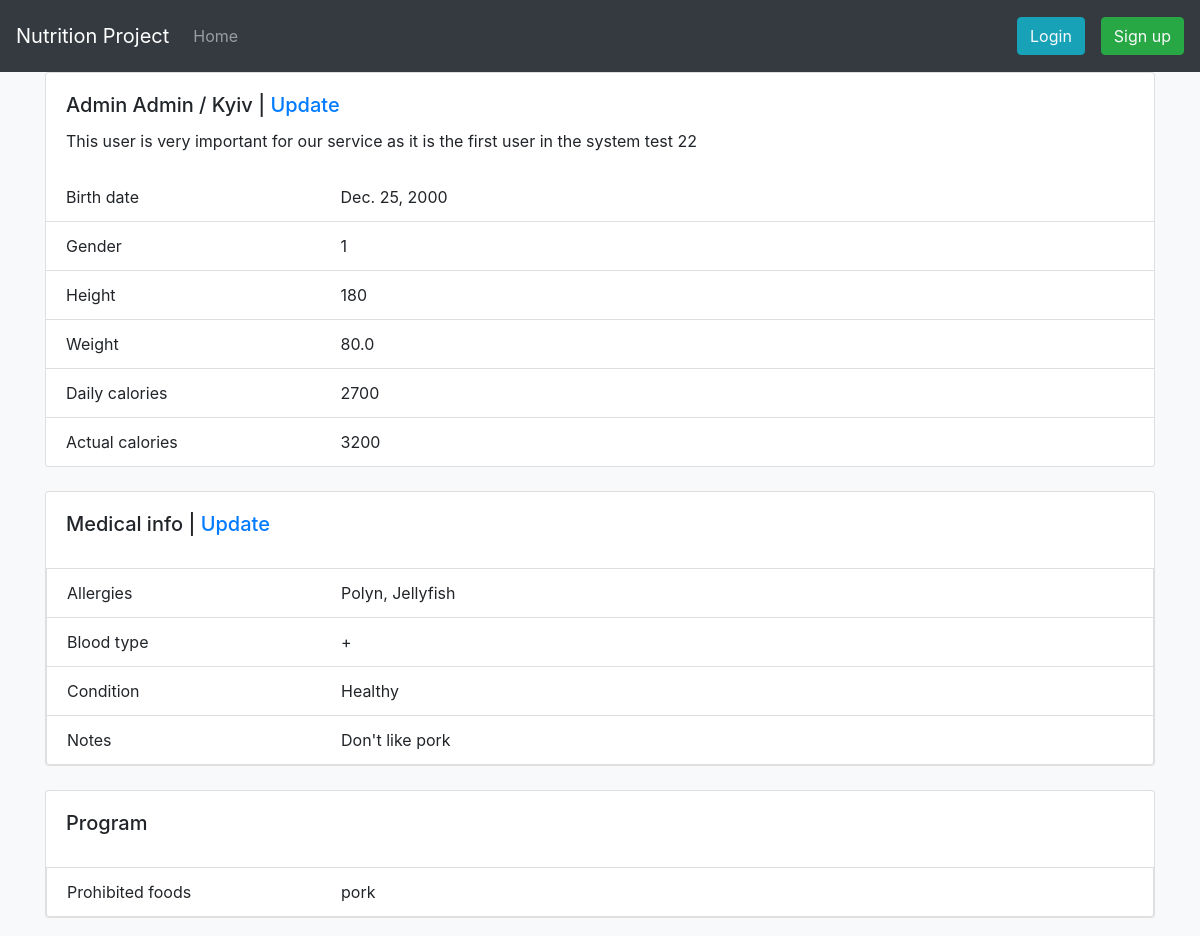
Screenshot of /nutrition/1/ with the database file from the repository.
### nutrition/models.py (models this page shows, shortened)
class Profile(models.Model):
    user = models.OneToOneField(User, on_delete=models.CASCADE)
    medical_info = models.OneToOneField(MedicalInfo, on_delete=models.CASCADE)
    bio = models.TextField(max_length=500, blank=True)
    location = models.CharField(max_length=30, blank=True)
    birth_date = models.DateField(null=True, blank=True)
    gender = models.IntegerField(choices=GENDER_CHOICES)
    height = models.IntegerField()
    weight = models.FloatField()
    daily_calories = models.IntegerField()
    actual_calories = models.IntegerField()
    program = models.ForeignKey('Program', on_delete=models.SET_NULL, null=True, blank=True)

class MedicalInfo(models.Model):
    blood_type = models.CharField(choices=BLOOD_TYPE_CHOICES, max_length=20)
    allergies = models.CharField(max_length=120)
    notes = models.CharField(max_length=120)
    condition = models.CharField(max_length=120)

class Program(models.Model):
    name = models.CharField(max_length=50, blank=True, null=True, default="Program")
    formula = models.IntegerField()
    ration = models.CharField(max_length=120)
    duration = models.DurationField()
    calories = models.IntegerField()
    prohibitedFoods = models.CharField(max_length=120)
    training = models.IntegerField()
    water = models.FloatField()
    time_of_sleep = models.IntegerField()
    activity = models.IntegerField()

### nutrition/views.py (the view)
# urls.py: path('<int:pk>/', ProfileDetailView.as_view(), name='profile-detail'),
class ProfileDetailView(generic.DetailView):
    model = Profile

### templates/nutrition/profile_detail.html
{% extends 'base.html' %}
{% block content %}
    <div class="card">
        <div class="card-body">
            <h5 class="card-title">
                {{ object.user.get_full_name }} / {{ object.location }}
                | <span><a href="{% url "profile-update" pk=object.id %}">Update</a></span>
            </h5>
            <p class="card-text">{{ object.bio }}</p>
        </div>
        <ul class="list-group list-group-flush">
            <li class="list-group-item">
                <div class="row">
                    <div class="col-sm-3">Birth date</div>
                    <div class="col-sm-6">{{ object.birth_date }}</div>
                </div>
            </li>
            <li class="list-group-item">
                <div class="row">
                    <div class="col-sm-3">Gender</div>
                    <div class="col-sm-6">{{ object.gender }}</div>
                </div>
            </li>
            <li class="list-group-item">
                <div class="row">
                    <div class="col-sm-3">Height</div>
                    <div class="col-sm-6">{{ object.height }}</div>
                </div>
            </li>
            <li class="list-group-item">
                <div class="row">
                    <div class="col-sm-3">Weight</div>
                    <div class="col-sm-6">{{ object.weight }}</div>
                </div>
            </li>
            <li class="list-group-item">
                <div class="row">
                    <div class="col-sm-3">Daily calories</div>
                    <div class="col-sm-6">{{ object.daily_calories }}</div>
                </div>
            </li>
            <li class="list-group-item">
                <div class="row">
                    <div class="col-sm-3">Actual calories</div>
                    <div class="col-sm-6">{{ object.actual_calories }}</div>
                </div>
            </li>
        </ul>
    </div>
    <br>
    <div class="card">
        <div class="card-body">
            <h5 class="card-title">
                Medical info
                | <span><a href="{% url "medical-info-update" pk=object.medical_info.id %}">Update</a></span>
            </h5>
        </div>
        <li class="list-group-item">
            <div class="row">
                <div class="col-sm-3">Allergies</div>
                <div class="col-sm-6">{{ object.medical_info.allergies }}</div>
            </div>
        </li>
        <li class="list-group-item">
            <div class="row">
                <div class="col-sm-3">Blood type</div>
                <div class="col-sm-6">{{ object.medical_info.blood_type }}</div>
            </div>
        </li>
        <li class="list-group-item">
            <div class="row">
                <div class="col-sm-3">Condition</div>
                <div class="col-sm-6">{{ object.medical_info.condition }}</div>
            </div>
        </li>
        <li class="list-group-item">
            <div class="row">
                <div class="col-sm-3">Notes</div>
                <div class="col-sm-6">{{ object.medical_info.notes }}</div>
            </div>
        </li>
    </div>
    <br>
    {% if object.program %}
        <div class="card">
            <div class="card-body">
                <h5 class="card-title">
                    Program
                </h5>
            </div>
            <li class="list-group-item">
                <div class="row">
                    <div class="col-sm-3">Prohibited foods</div>
                    <div class="col-sm-6">{{ object.program.prohibitedFoods }}</div>
                </div>
            </li>
        </div>
    {% endif %}
{% endblock %}

### templates/base.html (shortened to what this page needs)
<!doctype html>
{% load static %}
<html lang="en">
<head>
    <link href="{% static "bootstrap.min.css" %}" rel="stylesheet">
    <link href="{% static "navbar-top-fixed.css" %}" rel="stylesheet">
</head>
<body>
<nav class="navbar navbar-expand-md navbar-dark fixed-top bg-dark" style="height: 4.5em">
    <a class="navbar-brand">Nutrition Project</a>
    <div class="collapse navbar-collapse" id="navbarCollapse">
        <ul class="navbar-nav mr-auto">
            <li class="nav-item">
                <a class="nav-link" href="{% url "home" %}">Home</a>
            </li>
        </ul>
        <ul class="navbar-nav mt-2 mt-md-0">
            {% if user.is_authenticated %}
                <button class="btn btn-warning" type="submit">
                    <a class="text-dark" href="{% url 'logout' %}">Logout</a>
                </button>
            {% else %}
                <button class="btn btn-info" style="margin-right: 1em" type="submit">
                    <a class="text-light" href="{% url 'login' %}">Login</a>
                </button>
                <button class="btn btn-success" type="submit">
                    <a class="text-light" href="{% url 'signup' %}">Sign up</a>
                </button>
            {% endif %}
        </ul>
    </div>
</nav>
<div class="bg-light" style="min-height: 54em">
<main role="main" class="container">
    {% block content %}
    {% endblock %}
</main>
</div>
</body>
</html>

### static/navbar-top-fixed.css (style rules this page uses)
body { padding-top: 4.5rem; }

### rows the page displays
Profile: user.get_full_name "Admin Admin", location "Kyiv", bio "This user is very important for our service as it is the first user in the system test 22", birth_date "Dec. 25, 2000", gender "1", height "180", weight "80.0", daily_calories "2700", actual_calories "3200", medical_info.allergies "Polyn, Jellyfish", medical_info.blood_type "+", medical_info.condition "Healthy", medical_info.notes "Don't like pork", program.prohibitedFoods "pork"
